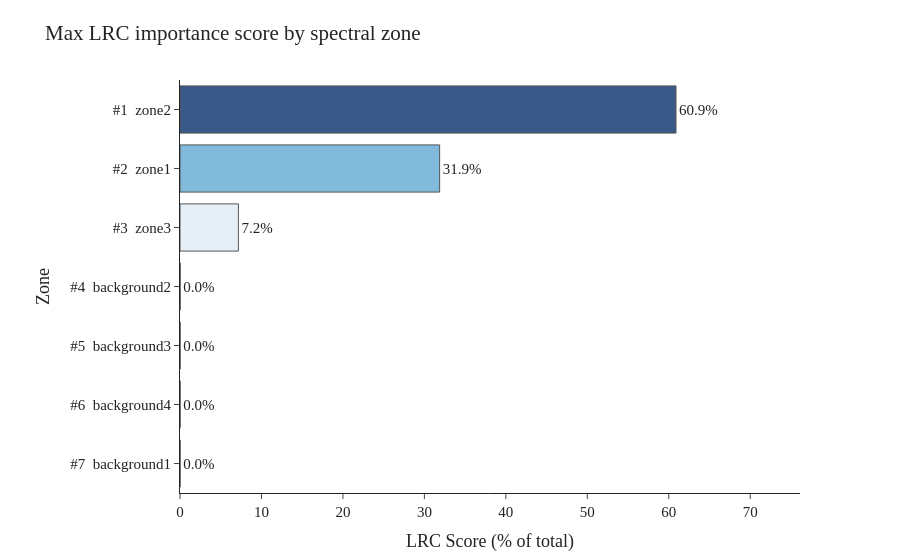

Notebook cell for this chart:
### Markdown cell above
### `plot_lrc_bar`

Bar chart showing the maximum LRC score achieved within each spectral zone, sorted descending. Bar color maps to the same colorscale used in the zone-ranking plot above, enabling direct visual correspondence between the two figures. This view is useful for quickly identifying which zones dominate the explanation regardless of how many predicates they contain.

### Code cell
from smx import plot_lrc_bar

plot_lrc_bar(
    zone_ranking_df=smx.lrc_natural_,
    output_path=None,
    title="Max LRC importance score by spectral zone",
    width=800,
    height=500,
    theme=my_theme,
    return_df=True
)

### Figure 1 — Plotly figure (JSON) as saved in the notebook; plotly's stock layout.template omitted (floating-point values rounded to 4 significant figures)
{"data": [{"customdata": [0.002277, 0.002281, 0.002297, 0.003328, 1.003, 4.46, 8.52], "hovertemplate": "Zone: %{y}<br>Share: %{x:.2f}%<br>LRC: %{customdata:.4f}<extra></extra>", "marker": {"color": ["rgb(248,251,255)", "rgb(248,251,255)", "rgb(248,251,255)", "rgb(248,251,255)", "rgb(229,239,248)", "rgb(130,186,219)", "rgb(57,89,136)"], "line": {"color": "#555555", "width": 1}}, "orientation": "h", "text": ["0.0%", "0.0%", "0.0%", "0.0%", "7.2%", "31.9%", "60.9%"], "textposition": "outside", "type": "bar", "x": [0.01627, 0.0163, 0.01641, 0.02378, 7.169, 31.87, 60.89], "y": ["#7  background1", "#6  background4", "#5  background3", "#4  background2", "#3  zone3", "#2  zone1", "#1  zone2"]}], "layout": {"font": {"family": "Georgia, serif", "size": 15}, "margin": {"b": 60, "l": 180, "r": 100, "t": 80}, "title": {"text": "Max LRC importance score by spectral zone"}, "xaxis": {"range": [0, 76.11], "title": {"text": "LRC Score (% of total)"}}, "yaxis": {"title": {"text": "Zone"}}}}
